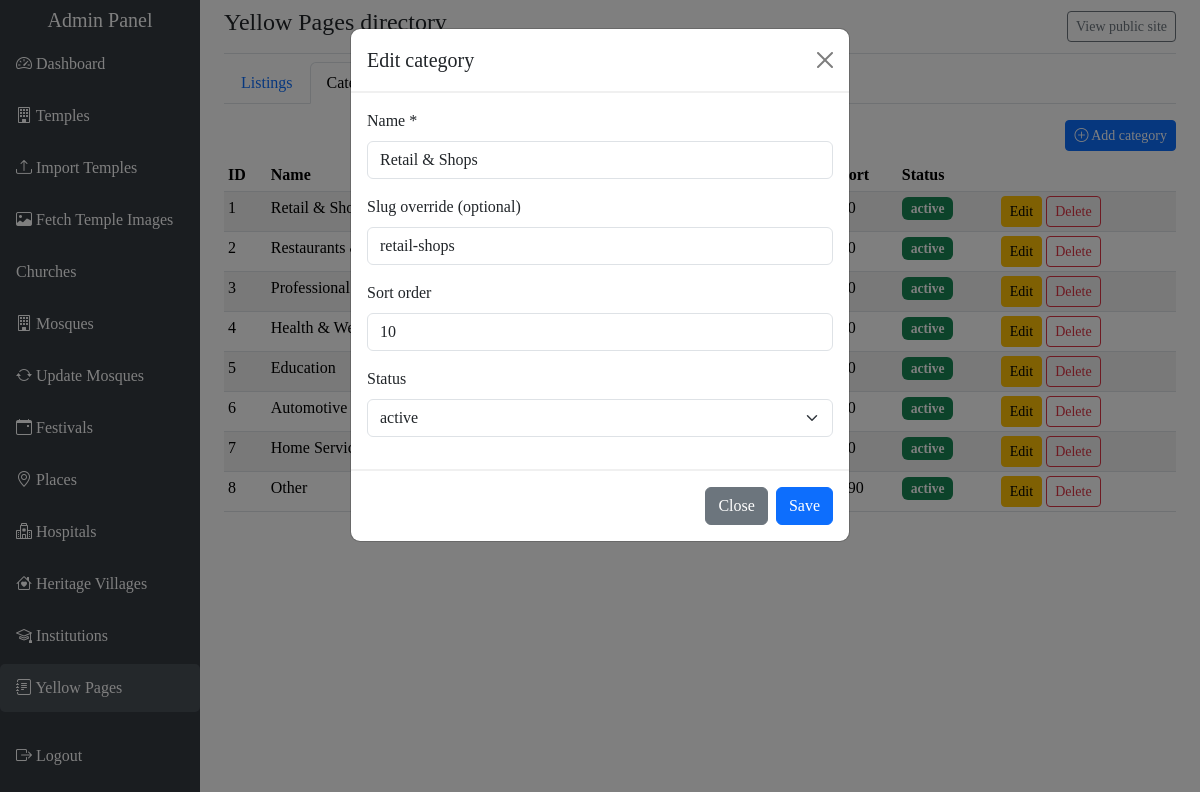
The app's page /admin/directory.php?tab=categories&edit_cat=1 (signed in) with its own data.
### tables this page shows
CREATE TABLE IF NOT EXISTS `directory_categories` (
  `id` INT UNSIGNED NOT NULL AUTO_INCREMENT,
  `name` VARCHAR(160) NOT NULL,
  `slug` VARCHAR(180) NOT NULL,
  `sort_order` INT NOT NULL DEFAULT 0,
  `status` ENUM('active','inactive') NOT NULL DEFAULT 'active',
  `created_at` TIMESTAMP NOT NULL DEFAULT CURRENT_TIMESTAMP,
  PRIMARY KEY (`id`),
  UNIQUE KEY `uniq_directory_cat_slug` (`slug`),
  KEY `idx_directory_cat_status` (`status`,`sort_order`)
);

### config/security.php (called while the page is built, shortened)
<?php
function sanitizeInt($input, $min = null, $max = null) {
    $int = filter_var($input, FILTER_VALIDATE_INT);
    return $int;
}

### admin/directory.php (the view, shortened to what this page needs)
<?php
require_once __DIR__ . '/../config/security.php';
$conn = getDBConnection();
$activeTab = (isset($_GET['tab']) && $_GET['tab'] === 'categories') ? 'categories' : 'entries';
$catsRows = @$conn->query('SELECT * FROM directory_categories ORDER BY sort_order ASC, name ASC');
$categoriesList = ($catsRows) ? $catsRows->fetch_all(MYSQLI_ASSOC) : [];
$entriesRows = @$conn->query(
    'SELECT e.*, c.name AS category_name FROM directory_entries e
     LEFT JOIN directory_categories c ON c.id = e.category_id
     ORDER BY FIELD(e.status,\'pending\',\'active\',\'inactive\',\'rejected\'), e.id DESC'
);
$entriesList = ($entriesRows) ? $entriesRows->fetch_all(MYSQLI_ASSOC) : [];
$editCat = null;
if (isset($_GET['edit_cat'])) {
    $cid = sanitizeInt($_GET['edit_cat'], 1);
    if ($cid) {
        $st = $conn->prepare('SELECT * FROM directory_categories WHERE id = ?');
        $st->bind_param('i', $cid);
        $st->execute();
        $editCat = $st->get_result()->fetch_assoc() ?: null;
    }
}
?>
<!DOCTYPE html>
<html lang="en">
<head>
    <link href="https://cdn.jsdelivr.net/npm/bootstrap@5.3.2/dist/css/bootstrap.min.css" rel="stylesheet">
    <link rel="stylesheet" href="https://cdn.jsdelivr.net/npm/bootstrap-icons@1.11.3/font/bootstrap-icons.css">
    <link rel="stylesheet" href="<?php echo BASE_PATH; ?>/assets/css/style.css?v=<?php echo rawurlencode(STYLE_CSS_V); ?>">
</head>
<body class="admin-page">
    <div class="container-fluid">
        <div class="row">
            <?php include __DIR__ . '/includes/sidebar.php'; ?>
            <main class="col-md-9 ms-sm-auto col-lg-10 px-md-4">
                <div class="d-flex justify-content-between flex-wrap flex-md-nowrap align-items-center pt-2 pb-2 mb-2 border-bottom">
                    <h1 class="h4">Yellow Pages directory</h1>
                    <a href="<?php echo htmlspecialchars(BASE_PATH . '/yellow-pages.php'); ?>" class="btn btn-outline-secondary btn-sm" target="_blank" rel="noopener">View public site</a>
                </div>
                <ul class="nav nav-tabs mb-3">
                    <li class="nav-item">
                        <a class="nav-link <?php echo $activeTab === 'entries' ? 'active' : ''; ?>" href="?tab=entries">Listings</a>
                    </li>
                    <li class="nav-item">
                        <a class="nav-link <?php echo $activeTab === 'categories' ? 'active' : ''; ?>" href="?tab=categories">Categories</a>
                    </li>
                </ul>
                <?php if ($activeTab === 'entries'): ?>
                    <div class="d-flex justify-content-end mb-2">
                        <button type="button" class="btn btn-primary btn-sm" data-bs-toggle="modal" data-bs-target="#entryModal">
                            <i class="bi bi-plus-circle"></i> Add listing
                        </button>
                    </div>
                    <div class="table-responsive">
                        <table class="table table-striped table-hover table-sm align-middle">
                            <thead>
                                <tr>
                                    <th>ID</th>
                                    <th>Name</th>
                                    <th>Category</th>
                                    <th>Slug</th>
                                    <th>Status</th>
                                    <th>Submitter</th>
                                    <th></th>
                                </tr>
                            </thead>
                            <tbody>
                                <?php if (empty($entriesList)): ?>
                                    <tr><td colspan="7" class="text-center py-4">No listings yet. Import <code>database/directory_schema.sql</code> if tables are missing, or add listings above.</td></tr>
                                <?php else: ?>
                                    <?php foreach ($entriesList as $row): ?>
                                        <tr>
                                            <td><?php echo (int) $row['id']; ?></td>
                                            <td><?php echo htmlspecialchars($row['name']); ?><?php echo !empty($row['featured']) ? ' <span class="badge bg-warning text-dark">Feat</span>' : ''; ?></td>
                                            <td><?php echo htmlspecialchars($row['category_name'] ?? '—'); ?></td>
                                            <td><code class="small"><?php echo htmlspecialchars($row['slug']); ?></code></td>
                                            <td><span class="badge bg-<?php
                                                echo $row['status'] === 'active' ? 'success' : ($row['status'] === 'pending' ? 'warning text-dark' : 'secondary');
                                                ?>"><?php echo htmlspecialchars($row['status']); ?></span></td>
                                            <td class="small"><?php echo htmlspecialchars($row['submitter_email']); ?></td>
                                            <td class="text-nowrap">
                                                <a class="btn btn-sm btn-outline-primary" href="<?php echo htmlspecialchars(BASE_PATH . '/yellow-page.php?slug=' . rawurlencode($row['slug'])); ?>" target="_blank" rel="noopener">View</a>
                                                <a class="btn btn-sm btn-warning" href="?tab=entries&amp;edit_entry=<?php echo (int) $row['id']; ?>">Edit</a>
                                                <form method="post" class="d-inline" onsubmit="return confirm('Delete this listing?');">
                                                    <input type="hidden" name="csrf_token" value="<?php echo htmlspecialchars(generateCSRFToken(), ENT_QUOTES, 'UTF-8'); ?>">
                                                    <input type="hidden" name="form" value="entry_delete">
                                                    <input type="hidden" name="entry_id" value="<?php echo (int) $row['id']; ?>">
                                                    <button type="submit" class="btn btn-sm btn-danger">Delete</button>
                                                </form>
                                            </td>
                                        </tr>
                                    <?php endforeach; ?>
                                <?php endif; ?>
                            </tbody>
                        </table>
                    </div>
                <?php else: ?>
                    <div class="d-flex justify-content-end mb-2">
                        <button type="button" class="btn btn-primary btn-sm" data-bs-toggle="modal" data-bs-target="#catModal">
                            <i class="bi bi-plus-circle"></i> Add category
                        </button>
                    </div>
                    <div class="table-responsive">
                        <table class="table table-striped table-hover table-sm">
                            <thead>
                                <tr>
                                    <th>ID</th>
                                    <th>Name</th>
                                    <th>Slug</th>
                                    <th>Sort</th>
                                    <th>Status</th>
                                    <th></th>
                                </tr>
                            </thead>
                            <tbody>
                                <?php if (empty($categoriesList)): ?>
                                    <tr><td colspan="6" class="text-center py-4">No categories. Run <code>database/directory_schema.sql</code>.</td></tr>
                                <?php else: ?>
                                    <?php foreach ($categoriesList as $c): ?>
                                        <tr>
                                            <td><?php echo (int) $c['id']; ?></td>
                                            <td><?php echo htmlspecialchars($c['name']); ?></td>
                                            <td><code class="small"><?php echo htmlspecialchars($c['slug']); ?></code></td>
                                            <td><?php echo (int) $c['sort_order']; ?></td>
                                            <td><span class="badge bg-<?php echo $c['status'] === 'active' ? 'success' : 'secondary'; ?>"><?php echo htmlspecialchars($c['status']); ?></span></td>
                                            <td class="text-nowrap">
                                                <a class="btn btn-sm btn-warning" href="?tab=categories&amp;edit_cat=<?php echo (int) $c['id']; ?>">Edit</a>
                                                <form method="post" class="d-inline" onsubmit="return confirm('Delete category?');">
                                                    <button type="submit" class="btn btn-sm btn-outline-danger">Delete</button>
                                                </form>
                                            </td>
                                        </tr>
                                    <?php endforeach; ?>
                                <?php endif; ?>
                            </tbody>
                        </table>
                    </div>
                <?php endif; ?>
            </main>
        </div>
    </div>
    <div class="modal fade" id="catModal" tabindex="-1">
        <div class="modal-dialog">
            <div class="modal-content">
                <form method="post">
                    <div class="modal-header">
                        <h5 class="modal-title"><?php echo $editCat ? 'Edit category' : 'Add category'; ?></h5>
                        <button type="button" class="btn-close" data-bs-dismiss="modal"></button>
                    </div>
                    <div class="modal-body">
                        <div class="mb-3">
                            <label class="form-label">Name *</label>
                            <input type="text" name="cat_name" class="form-control" required maxlength="160" value="<?php echo $editCat ? htmlspecialchars($editCat['name']) : ''; ?>">
                        </div>
                        <div class="mb-3">
                            <label class="form-label">Slug override (optional)</label>
                            <input type="text" name="cat_slug" class="form-control" maxlength="180" value="<?php echo $editCat ? htmlspecialchars($editCat['slug']) : ''; ?>">
                        </div>
                        <div class="mb-3">
                            <label class="form-label">Sort order</label>
                            <input type="number" name="cat_sort" class="form-control" min="0" value="<?php echo $editCat ? (int) $editCat['sort_order'] : 0; ?>">
                        </div>
                        <div class="mb-3">
                            <label class="form-label">Status</label>
                            <select name="cat_status" class="form-select">
                                <?php foreach (['active', 'inactive'] as $cs):
                                    $sel = $editCat && $editCat['status'] === $cs ? ' selected' : ''; ?>
                                    <option value="<?php echo htmlspecialchars($cs); ?>"<?php echo $sel; ?>><?php echo htmlspecialchars($cs); ?></option>
                                <?php endforeach; ?>
                            </select>
                        </div>
                    </div>
                    <div class="modal-footer">
                        <button type="button" class="btn btn-secondary" data-bs-dismiss="modal">Close</button>
                        <button type="submit" class="btn btn-primary">Save</button>
                    </div>
                </form>
            </div>
        </div>
    </div>
</body>
</html>

### records on screen
directory_categories: id "1", name "Retail & Shops", status "active", cat_name "Retail & Shops", cat_slug "retail-shops", cat_sort "10"
directory_categories: id "2", name "Restaurants & Catering", status "active"
directory_categories: id "3", name "Professional Services", status "active"
directory_categories: id "4", name "Health & Wellness", status "active"
directory_categories: id "5", name "Education", status "active"
directory_categories: id "6", name "Automotive", status "active"
directory_categories: id "7", name "Home Services", status "active"
directory_categories: id "8", name "Other", sort_order "990", status "active"

### other values on screen
form field cat_status "active"
